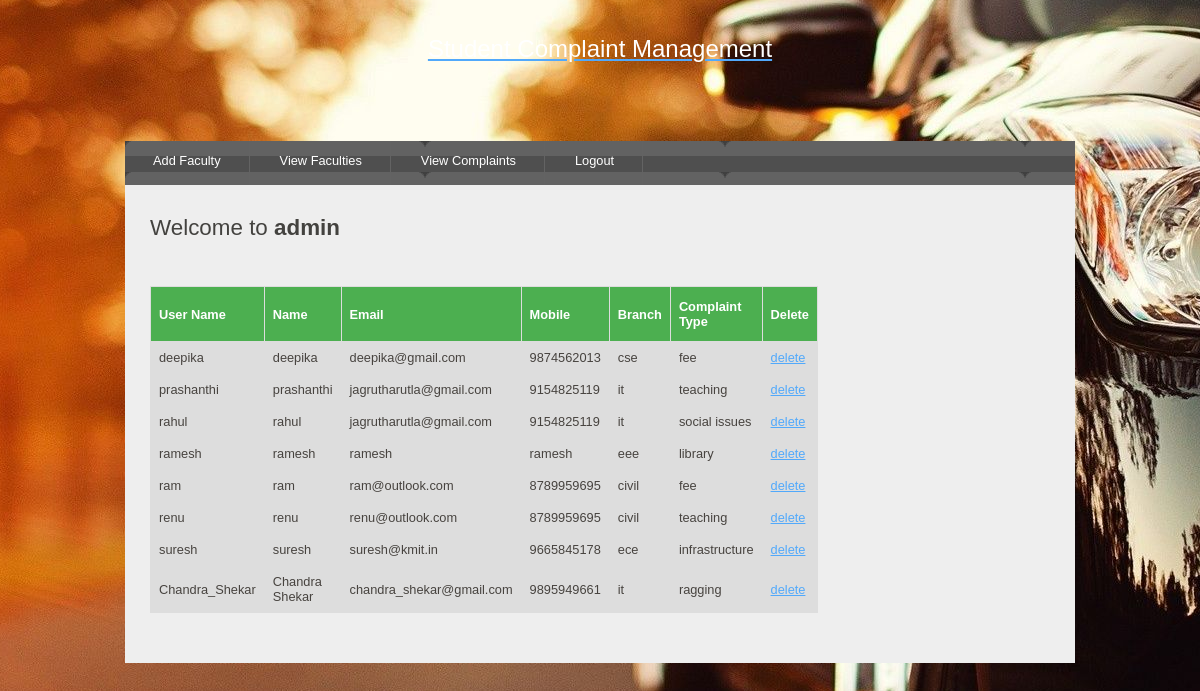
The app's page /getfacultyes/ (signed in) with its own data.
### ComplaintManagement/models.py (models this page shows)
class FacultyModel(Model):
    username=models.CharField(max_length=50)
    password=models.CharField(max_length=50)
    name=models.CharField(max_length=50)
    email=models.CharField(max_length=50)
    mobile=models.CharField(max_length=50)
    branch=models.CharField(max_length=50)
    complainttype = models.CharField(max_length=50, default="")

### ComplaintManagement/views.py (the view)
# urls.py: path('getfacultyes/',getfacultys,name='view'),
def getfacultys(request):
    return render(request, "viewfacultyes.html", {"facultys":FacultyModel.objects.all()})

### templates/viewfacultyes.html (shortened to what this page needs)
{% load  static%}
<!DOCTYPE HTML>
<html>
<head>
<link rel="stylesheet" type="text/css" href="{% static 'style/style.css'%}" title="style" />
</head>
<body>
	<div id="main">
		<div id="header">
			<div id="logo">
				<div id="logo_text">
					<h3>
						<center><a href="#"><font color="white" size="5">Student Complaint Management</font></a></center>
					</h3>
					<br/><br/>
				</div>
			</div>
			<div id="menubar">
				<ul id="menu">
                    {% if request.session.role in "admin" %}
                        <li><a href="/addfaculty">Add Faculty</a></li>
                        <li> <a href="/getfacultyes">View Faculties</a></li>
                    {% endif %}
                    <li><a href="/getcomplaintes">View Complaints</a></li>
					<li><a href="/logout">Logout</a></li>
				</ul>
			</div>
		</div>
		<div id="site_content">
            <div id="content">
				<h1>Welcome to  <strong>{{request.session.username}}</strong>{{form.non_field_errors}}</h1>
                <h1><strong>{{message}}</strong></h1>
                <table id="customers">
                  <tr>
                      <th>User Name</th>
                      <th>Name</th>
                      <th>Email</th>
                      <th>Mobile</th>
                      <th>Branch</th>
                      <th>Complaint Type</th>
                      <th>Delete</th>
                  </tr>
                    {% for faculty in facultys %}
                        <tr>
                            <td>{{ faculty.username }}</td>
                            <td>{{ faculty.name }}</td>
                            <td>{{ faculty.email }}</td>
                            <td>{{ faculty.mobile }}</td>
                            <td>{{ faculty.branch }}</td>
                            <td>{{ faculty.complainttype }}</td>
                            <td><a href="/deletefaculty?facultyid={{ faculty.id }}">delete</a></td>
                        </tr>
                    {% endfor %}
                </table>
            </div>
        </div>
	</div>
</body>
</html>

### static/style/style.css (style rules this page uses)
html { height: 100%; }
* { margin: 0; padding: 0; }
body { font: normal .80em 'trebuchet ms', arial, sans-serif; background:url(center.jpg); background-repeat: no-repeat; background-attachment: fixed; background-position: center; color: #5D5D5D; }
h1, h2, h3, h4, h5, h6 { font: normal 175% 'century gothic', arial, sans-serif; color: #43423F; margin: 0 0 15px 0; padding: 5px 0 5px 0; }
h3 { font: normal 165% 'century gothic', arial, sans-serif; }
a, a:hover { background: transparent; outline: none; text-decoration: underline; color: #51A9FB; }
ul { margin: 2px 0 22px 17px; }
ul li { list-style-type: circle; margin: 0 0 6px 0; padding: 0 0 4px 5px; }
#main, #header, #logo, #menubar, #site_content, #footer { margin-left: auto; margin-right: auto; }
#main { width: 950px; margin: 20px auto; }
#header { width: 950px; height: 121px; }
#logo { width: 910px; position: relative; height: 100px; background: transparent; padding: 10px 0 10px 0; }
#menubar { height: 46px; width: 950px; margin: 1px auto 0 auto; background: transparent url(tab.png); }
ul#menu { float: left; margin: 0;padding: 0; }
ul#menu li { float: left; padding: 0 0 0 6px; list-style: none; margin: 0px 2px 0 0; }
ul#menu li a { font: normal 100% 'trebuchet ms', sans-serif; display: block; float: left; height: 27px; padding: 12px 28px 5px 22px; text-align: center; color: #FFF; border-right: 1px solid #636363; text-decoration: none; }
#site_content { width: 925px; overflow: hidden; margin: 44px auto 0 auto; padding: 10px 0 0 25px; background: #EEE; border-top: 0; border-bottom: 0; color: #5D5D5D; }
#content { text-align: left; width: 655px; padding: 15px 0 20px 0; margin: 0; }
table { margin: 10px 0 30px 0; }
table tr th, table tr td { background: #3B3B3B; color: #FFF; padding: 7px 4px; text-align: left; }
table tr td { background: #DDD; color: #47433F; border-top: 1px solid #FFF; }

### templates/viewfacultyes.html (style rules this page uses)
#customers { font-family: Arial, Helvetica, sans-serif; border-collapse: collapse; width: 100%; }
#customers td, #customers th { border: 1px solid #ddd; padding: 8px; }
#customers tr:nth-child(even) { background-color: #f2f2f2; }
#customers th { padding-top: 12px; padding-bottom: 12px; text-align: left; background-color: #4CAF50; color: white; }

### records on screen
FacultyModel: username "deepika", name "deepika", email "deepika@gmail.com", mobile "9874562013", branch "cse", complainttype "fee"
FacultyModel: username "prashanthi", name "prashanthi", email "jagrutharutla@gmail.com", mobile "9154825119", branch "it", complainttype "teaching"
FacultyModel: username "rahul", name "rahul", email "jagrutharutla@gmail.com", mobile "9154825119", branch "it", complainttype "social issues"
FacultyModel: username "ramesh", name "ramesh", email "ramesh", mobile "ramesh", branch "eee", complainttype "library"
FacultyModel: username "ram", name "ram", email "ram@outlook.com", mobile "8789959695", branch "civil", complainttype "fee"
FacultyModel: username "renu", name "renu", email "renu@outlook.com", mobile "8789959695", branch "civil", complainttype "teaching"
FacultyModel: username "suresh", name "suresh", email "suresh@kmit.in", mobile "9665845178", branch "ece", complainttype "infrastructure"
FacultyModel: username "Chandra_Shekar", name "Chandra Shekar", email "chandra_shekar@gmail.com", mobile "9895949661", branch "it", complainttype "ragging"

### other values on screen
{{ request.session.username }} "admin"
